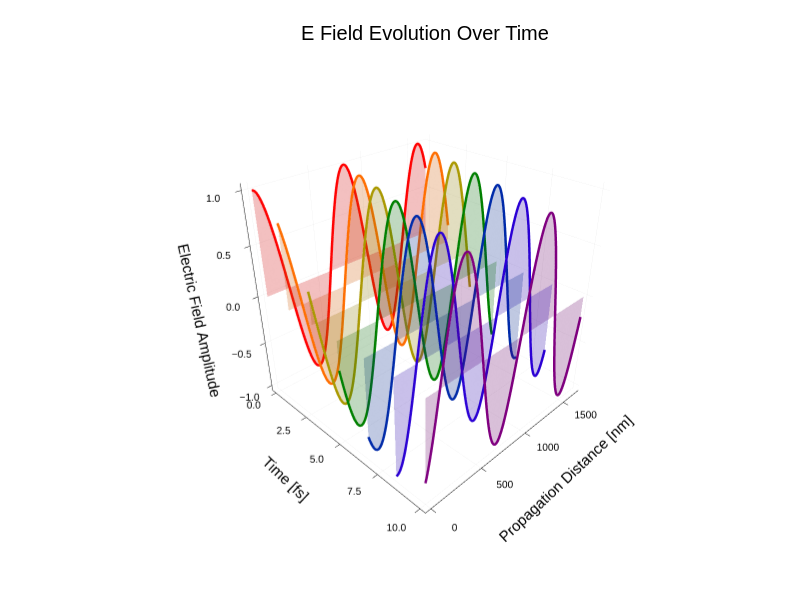

Notebook code cell kept with this figure:
### Markdown cell above
#### a.) $\vec{E}$ field as a function of time and propagation distance

### Code cell
using Plots
# using LaTeXStrings
# gr() 
# plotlyjs()
plotly()


# Constant Definitions
const E_0 = 1.0                         # Amplitude of E-field
const lambda_0 = 555e-9                 # Free-space wavelength (555 nm)
const k_0 = 2 * pi / lambda_0           # Wavenumber
const beta = sqrt(2) * pi / lambda_0    # Beta
const omega = 3e8 * k_0                 # Angular frequency

const y_slice = pi / (2 * beta) 

prop_distance_m = range(0, 3 * lambda_0, length=200) 
time_steps_s = range(0, 10e-15, length=7)             

colors = palette(:rainbow, length(time_steps_s))


wave_plot = plot(
    title="E Field Evolution Over Time",
    xlabel="Time [fs]",
    ylabel="Propagation Distance [nm]",
    zlabel="Electric Field Amplitude",
    camera=(45, 30),        
    legend=false,           
    size=(800, 600),
)

for (i, t) in enumerate(reverse(time_steps_s))
    E_complex = E_0 * sin(beta * y_slice) .* exp.(im .* (omega * t .- beta .* prop_distance_m))
    E = real(E_complex)
    
    plot_x_fs = fill(t * 1e15, length(prop_distance_m)) 
    plot_y_nm = prop_distance_m .* 1e9  
    
    X_ribbon = [plot_x_fs plot_x_fs]
    Y_ribbon = [plot_y_nm plot_y_nm]
    Z_ribbon = [E zeros(length(E))]
    
    surface!(
        wave_plot,
        X_ribbon,
        Y_ribbon,
        Z_ribbon,
        opacity=0.5,                    
        color=fill(colors[i], size(Z_ribbon)),
        colorbar=false
    )
    
    plot!(
        wave_plot,
        plot_x_fs,
        plot_y_nm,
        E,
        lw=5,
        linecolor=colors[i]
    )
end

wave_plot


# using Weave
# weave("C:\\Users\\Samuel\\Documents\\GitHub\\ECEN5156-Physical-Optics\\Homework\\S.Arnold_Homework_1_ECEN5156.ipynb", doctype="md2html")

### Figure 1 — Plotly figure (JSON) as saved in the notebook; plotly's stock layout.template omitted (floating-point values rounded to 4 significant figures; data arrays with more than 128 entries replaced by an {"elided": "..."} marker saying what was removed)
{"data": [{"colorbar": {"len": 0.9105, "title": "", "x": 0.9951, "y": 0.5058}, "colorscale": {"elided": "200x2 mixed values"}, "name": "y1", "opacity": 0.5, "scene": "scene", "showlegend": false, "showscale": false, "type": "surface", "x": {"elided": "200x2 int values"}, "xaxis": "x", "y": {"elided": "200x2 float values"}, "yaxis": "y", "z": {"elided": "200x2 float values"}, "zaxis": "z", "zmax": 1, "zmin": -1.0}, {"colorbar": {"len": 0.9105, "title": "", "x": 0.9951, "y": 0.5058}, "legendgroup": "y2", "line": {"color": "rgba(128, 0, 128, 1.000)", "dash": "solid", "shape": "linear", "width": 5}, "mode": "lines", "name": "y2", "scene": "scene", "showlegend": true, "type": "scatter3d", "x": {"elided": "200 int values"}, "xaxis": "x", "y": {"elided": "200 float values"}, "yaxis": "y", "z": {"elided": "200 float values"}, "zaxis": "z", "zmax": 1, "zmin": -1.0}, {"colorbar": {"len": 0.9105, "title": "", "x": 0.9951, "y": 0.5058}, "colorscale": {"elided": "200x2 mixed values"}, "name": "y3", "opacity": 0.5, "scene": "scene", "showlegend": false, "showscale": false, "type": "surface", "x": {"elided": "200x2 float values"}, "xaxis": "x", "y": {"elided": "200x2 float values"}, "yaxis": "y", "z": {"elided": "200x2 float values"}, "zaxis": "z", "zmax": 1, "zmin": -1.0}, {"colorbar": {"len": 0.9105, "title": "", "x": 0.9951, "y": 0.5058}, "legendgroup": "y4", "line": {"color": "rgba(43, 0, 213, 1.000)", "dash": "solid", "shape": "linear", "width": 5}, "mode": "lines", "name": "y4", "scene": "scene", "showlegend": true, "type": "scatter3d", "x": {"elided": "200 float values"}, "xaxis": "x", "y": {"elided": "200 float values"}, "yaxis": "y", "z": {"elided": "200 float values"}, "zaxis": "z", "zmax": 1, "zmin": -1.0}, {"colorbar": {"len": 0.9105, "title": "", "x": 0.9951, "y": 0.5058}, "colorscale": {"elided": "200x2 mixed values"}, "name": "y5", "opacity": 0.5, "scene": "scene", "showlegend": false, "showscale": false, "type": "surface", "x": {"elided": "200x2 float values"}, "xaxis": "x", "y": {"elided": "200x2 float values"}, "yaxis": "y", "z": {"elided": "200x2 float values"}, "zaxis": "z", "zmax": 1, "zmin": -1.0}, {"colorbar": {"len": 0.9105, "title": "", "x": 0.9951, "y": 0.5058}, "legendgroup": "y6", "line": {"color": "rgba(0, 43, 170, 1.000)", "dash": "solid", "shape": "linear", "width": 5}, "mode": "lines", "name": "y6", "scene": "scene", "showlegend": true, "type": "scatter3d", "x": {"elided": "200 float values"}, "xaxis": "x", "y": {"elided": "200 float values"}, "yaxis": "y", "z": {"elided": "200 float values"}, "zaxis": "z", "zmax": 1, "zmin": -1.0}, {"colorbar": {"len": 0.9105, "title": "", "x": 0.9951, "y": 0.5058}, "colorscale": {"elided": "200x2 mixed values"}, "name": "y7", "opacity": 0.5, "scene": "scene", "showlegend": false, "showscale": false, "type": "surface", "x": {"elided": "200x2 int values"}, "xaxis": "x", "y": {"elided": "200x2 float values"}, "yaxis": "y", "z": {"elided": "200x2 float values"}, "zaxis": "z", "zmax": 1, "zmin": -1.0}, {"colorbar": {"len": 0.9105, "title": "", "x": 0.9951, "y": 0.5058}, "legendgroup": "y8", "line": {"color": "rgba(0, 128, 0, 1.000)", "dash": "solid", "shape": "linear", "width": 5}, "mode": "lines", "name": "y8", "scene": "scene", "showlegend": true, "type": "scatter3d", "x": {"elided": "200 int values"}, "xaxis": "x", "y": {"elided": "200 float values"}, "yaxis": "y", "z": {"elided": "200 float values"}, "zaxis": "z", "zmax": 1, "zmin": -1.0}, {"colorbar": {"len": 0.9105, "title": "", "x": 0.9951, "y": 0.5058}, "colorscale": {"elided": "200x2 mixed values"}, "name": "y9", "opacity": 0.5, "scene": "scene", "showlegend": false, "showscale": false, "type": "surface", "x": {"elided": "200x2 float values"}, "xaxis": "x", "y": {"elided": "200x2 float values"}, "yaxis": "y", "z": {"elided": "200x2 float values"}, "zaxis": "z", "zmax": 1, "zmin": -1.0}, {"colorbar": {"len": 0.9105, "title": "", "x": 0.9951, "y": 0.5058}, "legendgroup": "y10", "line": {"color": "rgba(170, 153, 0, 1.000)", "dash": "solid", "shape": "linear", "width": 5}, "mode": "lines", "name": "y10", "scene": "scene", "showlegend": true, "type": "scatter3d", "x": {"elided": "200 float values"}, "xaxis": "x", "y": {"elided": "200 float values"}, "yaxis": "y", "z": {"elided": "200 float values"}, "zaxis": "z", "zmax": 1, "zmin": -1.0}, {"colorbar": {"len": 0.9105, "title": "", "x": 0.9951, "y": 0.5058}, "colorscale": {"elided": "200x2 mixed values"}, "name": "y11", "opacity": 0.5, "scene": "scene", "showlegend": false, "showscale": false, "type": "surface", "x": {"elided": "200x2 float values"}, "xaxis": "x", "y": {"elided": "200x2 float values"}, "yaxis": "y", "z": {"elided": "200x2 float values"}, "zaxis": "z", "zmax": 1, "zmin": -1.0}, {"colorbar": {"len": 0.9105, "title": "", "x": 0.9951, "y": 0.5058}, "legendgroup": "y12", "line": {"color": "rgba(255, 110, 0, 1.000)", "dash": "solid", "shape": "linear", "width": 5}, "mode": "lines", "name": "y12", "scene": "scene", "showlegend": true, "type": "scatter3d", "x": {"elided": "200 float values"}, "xaxis": "x", "y": {"elided": "200 float values"}, "yaxis": "y", "z": {"elided": "200 float values"}, "zaxis": "z", "zmax": 1, "zmin": -1.0}, {"colorbar": {"len": 0.9105, "title": "", "x": 0.9951, "y": 0.5058}, "colorscale": {"elided": "200x2 mixed values"}, "name": "y13", "opacity": 0.5, "scene": "scene", "showlegend": false, "showscale": false, "type": "surface", "x": {"elided": "200x2 int values"}, "xaxis": "x", "y": {"elided": "200x2 float values"}, "yaxis": "y", "z": {"elided": "200x2 float values"}, "zaxis": "z", "zmax": 1, "zmin": -1.0}, {"colorbar": {"len": 0.9105, "title": "", "x": 0.9951, "y": 0.5058}, "legendgroup": "y14", "line": {"color": "rgba(255, 0, 0, 1.000)", "dash": "solid", "shape": "linear", "width": 5}, "mode": "lines", "name": "y14", "scene": "scene", "showlegend": true, "type": "scatter3d", "x": {"elided": "200 int values"}, "xaxis": "x", "y": {"elided": "200 float values"}, "yaxis": "y", "z": {"elided": "200 float values"}, "zaxis": "z", "zmax": 1, "zmin": -1.0}], "layout": {"annotations": [{"font": {"color": "rgba(0, 0, 0, 1.000)", "family": "sans-serif", "size": 20}, "rotation": 0, "showarrow": false, "text": "E Field Evolution Over Time", "x": 0.5318, "xanchor": "center", "xref": "paper", "y": 1, "yanchor": "top", "yref": "paper"}], "height": 600, "margin": {"b": 20, "l": 0, "r": 0, "t": 20}, "paper_bgcolor": "rgba(255, 255, 255, 1.000)", "plot_bgcolor": "rgba(255, 255, 255, 1.000)", "scene": {"aspectmode": "cube", "camera": {"eye": {"x": 1.592, "y": -1.592, "z": 1.3}, "projection": "orthographic"}, "domain": {"x": [0.06846, 0.9951], "y": [0.05054, 0.961]}, "xaxis": {"gridcolor": "rgba(0, 0, 0, 0.100)", "gridwidth": 0.5, "linecolor": "rgba(0, 0, 0, 1.000)", "mirror": false, "range": [-0.3, 10.3], "showgrid": true, "showline": true, "showticklabels": true, "tickangle": 0, "tickcolor": "rgb(0, 0, 0)", "tickfont": {"color": "rgba(0, 0, 0, 1.000)", "family": "sans-serif", "size": 11}, "tickmode": "array", "ticks": "inside", "ticktext": ["0.0", "2.5", "5.0", "7.5", "10.0"], "tickvals": [0, 2.5, 5, 7.5, 10], "title": "Time [fs]", "titlefont": {"color": "rgba(0, 0, 0, 1.000)", "family": "sans-serif", "size": 15}, "type": "-", "visible": true, "zeroline": false, "zerolinecolor": "rgba(0, 0, 0, 1.000)"}, "yaxis": {"gridcolor": "rgba(0, 0, 0, 0.100)", "gridwidth": 0.5, "linecolor": "rgba(0, 0, 0, 1.000)", "mirror": false, "range": [-49.95, 1715.0], "showgrid": true, "showline": true, "showticklabels": true, "tickangle": 0, "tickcolor": "rgb(0, 0, 0)", "tickfont": {"color": "rgba(0, 0, 0, 1.000)", "family": "sans-serif", "size": 11}, "tickmode": "array", "ticks": "inside", "ticktext": ["0", "500", "1000", "1500"], "tickvals": [0, 500, 1000, 1500], "title": "Propagation Distance [nm]", "titlefont": {"color": "rgba(0, 0, 0, 1.000)", "family": "sans-serif", "size": 15}, "type": "-", "visible": true, "zeroline": false, "zerolinecolor": "rgba(0, 0, 0, 1.000)"}, "zaxis": {"gridcolor": "rgba(0, 0, 0, 0.100)", "gridwidth": 0.5, "linecolor": "rgba(0, 0, 0, 1.000)", "mirror": false, "range": [-1.06, 1.06], "showgrid": true, "showline": true, "showticklabels": true, "tickangle": 0, "tickcolor": "rgb(0, 0, 0)", "tickfont": {"color": "rgba(0, 0, 0, 1.000)", "family": "sans-serif", "size": 11}, "tickmode": "array", "ticks": "inside", "ticktext": ["−1.0", "−0.5", "0.0", "0.5", "1.0"], "tickvals": [-1, -0.5, 0, 0.5, 1], "title": "Electric Field Amplitude", "titlefont": {"color": "rgba(0, 0, 0, 1.000)", "family": "sans-serif", "size": 15}, "type": "-", "visible": true, "zeroline": false, "zerolinecolor": "rgba(0, 0, 0, 1.000)"}}, "showlegend": false, "width": 800}}
